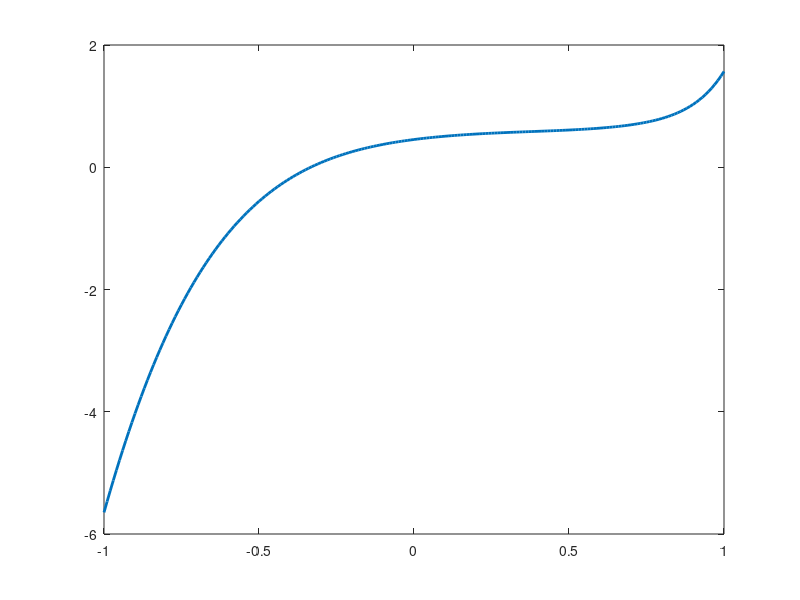
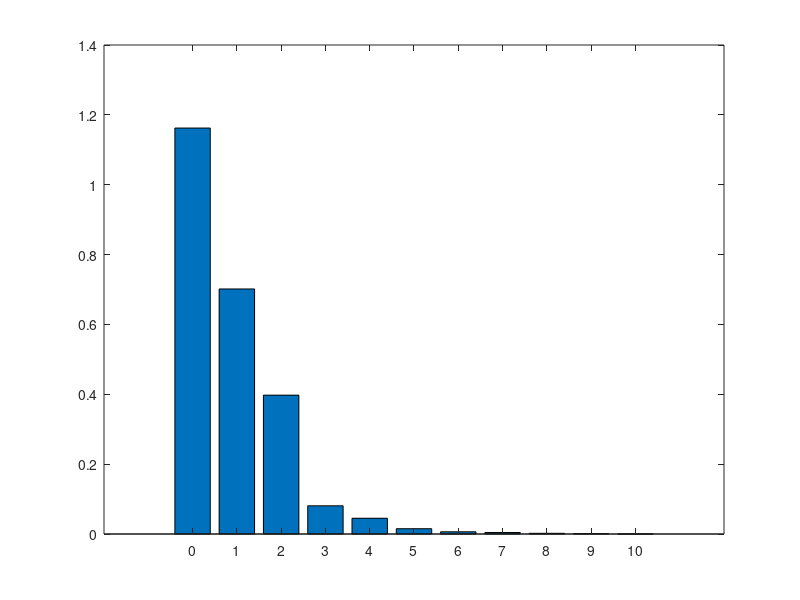
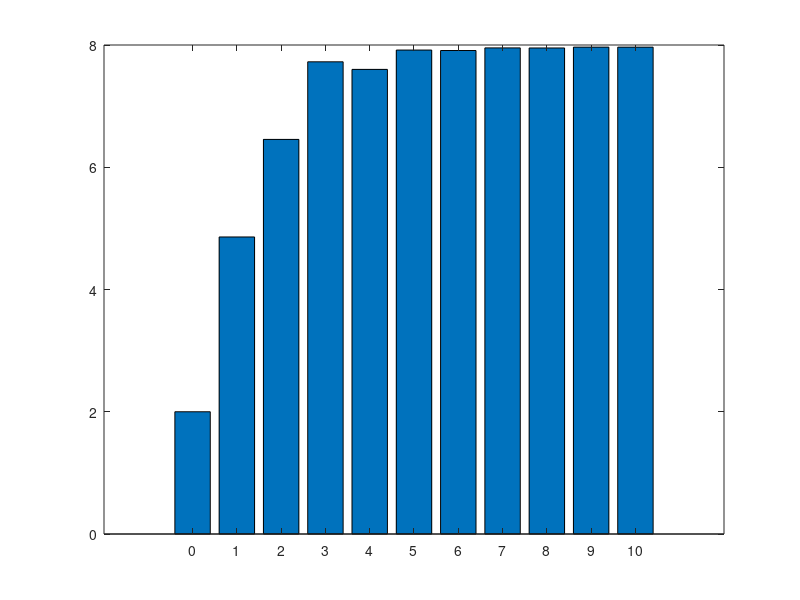
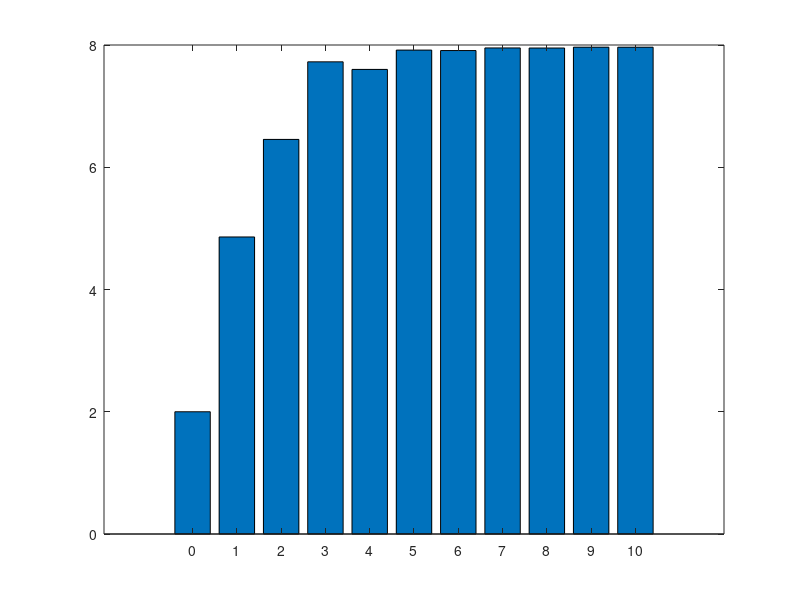

These figures' MATLAB source, in order:
clear variables;
close all;
clc;

x= -1:0.01:1;
p = randn(1,11);
y=polyval(p,x);
plot(x,y,'LineWidth',2)

e= zeros(1,11);
c_trapz= zeros(1,11);
c_integral= zeros(1,11);
for i=0:10

    pa=polyfit(x,y,i);
    ya=polyval(pa,x);
    % hold on
    % plot(x,ya,'r','LineWidth',2)
    % e= ya-y;
    % figure
    % plot(x,e)
    e(i+1) =mean(abs(ya-y))


    fc=@(x)sqrt(1+(polyval(polyder(pa),x)).^2);

    c_trapz(i+1)=trapz(x,fc(x))
    c_integral(i+1)= integral(fc,-1,1)
end

figure
bar(0:10,e)
figure
bar(0:10,c_trapz)
figure
bar(0:10,c_integral)
% 
% fc=@(x)sqrt(1+(polyval(polyder(p),x)).^2);
% 
% c_trapz=trapz(x,fc(x))
% c_integral= integral(fc,-1,1)